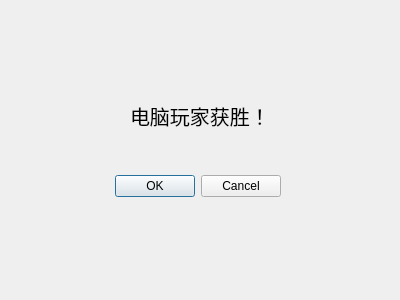
<?xml version="1.0" encoding="UTF-8"?>
<ui version="4.0">
 <class>aiwin</class>
 <widget class="QDialog" name="aiwin">
  <property name="geometry">
   <rect>
    <x>0</x>
    <y>0</y>
    <width>400</width>
    <height>300</height>
   </rect>
  </property>
  <property name="windowTitle">
   <string>Dialog</string>
  </property>
  <widget class="QDialogButtonBox" name="buttonBox">
   <property name="geometry">
    <rect>
     <x>-60</x>
     <y>170</y>
     <width>341</width>
     <height>32</height>
    </rect>
   </property>
   <property name="orientation">
    <enum>Qt::Horizontal</enum>
   </property>
   <property name="standardButtons">
    <set>QDialogButtonBox::Cancel|QDialogButtonBox::Ok</set>
   </property>
  </widget>
  <widget class="QLabel" name="label">
   <property name="geometry">
    <rect>
     <x>130</x>
     <y>90</y>
     <width>151</width>
     <height>51</height>
    </rect>
   </property>
   <property name="font">
    <font>
     <pointsize>15</pointsize>
    </font>
   </property>
   <property name="text">
    <string>电脑玩家获胜！</string>
   </property>
  </widget>
 </widget>
 <resources/>
 <connections>
  <connection>
   <sender>buttonBox</sender>
   <signal>accepted()</signal>
   <receiver>aiwin</receiver>
   <slot>accept()</slot>
   <hints>
    <hint type="sourcelabel">
     <x>248</x>
     <y>254</y>
    </hint>
    <hint type="destinationlabel">
     <x>157</x>
     <y>274</y>
    </hint>
   </hints>
  </connection>
  <connection>
   <sender>buttonBox</sender>
   <signal>rejected()</signal>
   <receiver>aiwin</receiver>
   <slot>reject()</slot>
   <hints>
    <hint type="sourcelabel">
     <x>316</x>
     <y>260</y>
    </hint>
    <hint type="destinationlabel">
     <x>286</x>
     <y>274</y>
    </hint>
   </hints>
  </connection>
 </connections>
</ui>
